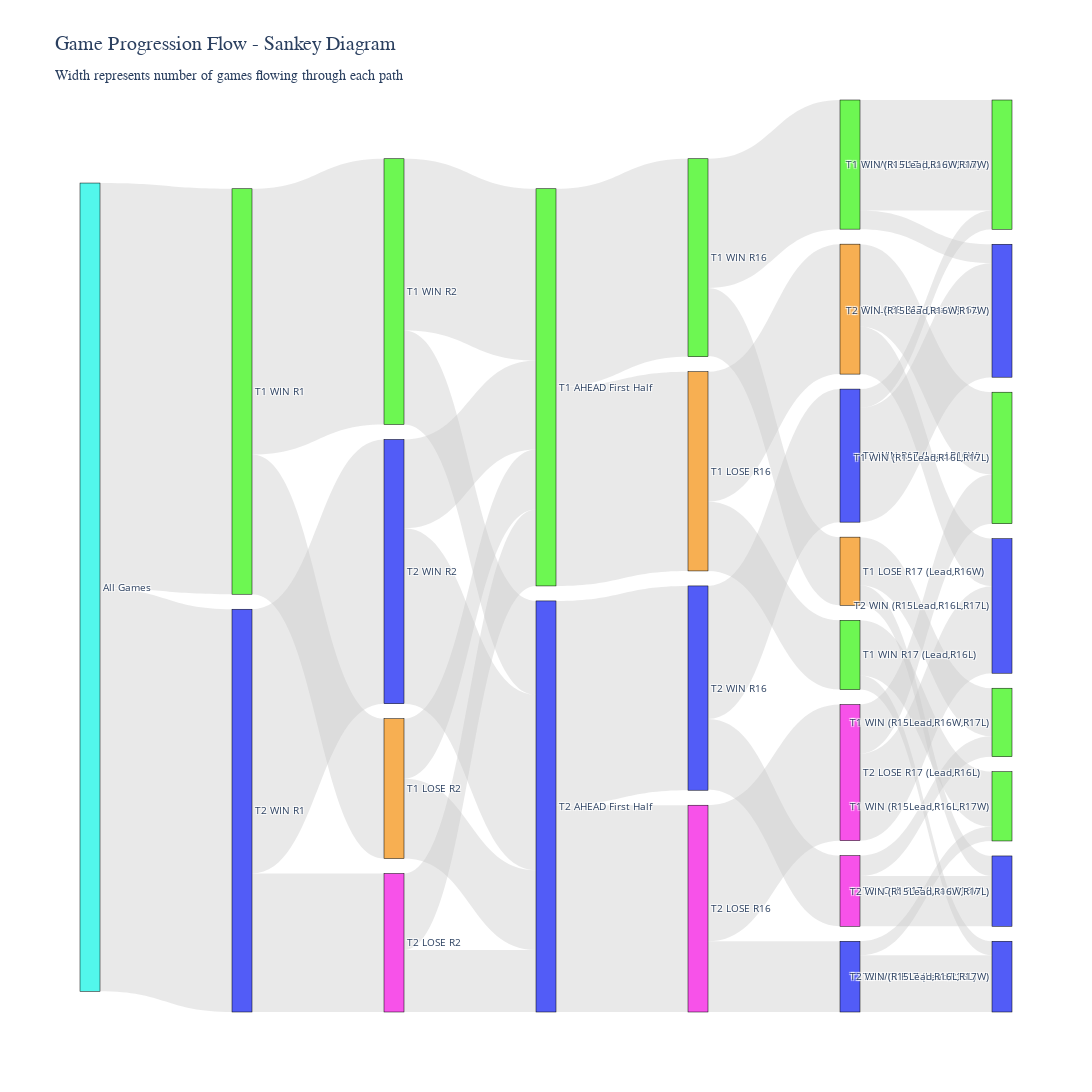

This figure's notebook cell:
### Code cell
# ============================================================================
# SANKEY DIAGRAM - Interactive flow visualization
# ============================================================================

import plotly.graph_objects as go

def create_sankey_data():
    """Build Sankey diagram source/target/value arrays"""
    
    # Node labels (indexed)
    labels = [
        "All Games",  # 0
        
        # R1 level
        "T1 WIN R1", "T2 WIN R1",  # 1, 2
        
        # R2 level - T1 path
        "T1 WIN R2", "T1 LOSE R2",  # 3, 4
        # R2 level - T2 path
        "T2 WIN R2", "T2 LOSE R2",  # 5, 6
        
        # R15 level - T1 win
        "T1 AHEAD First Half",   # 7, 
        # R15 level - T2 loss
        "T2 AHEAD First Half",   # 8, 
        
        # R16 level - T1 paths (2 nodes)
        "T1 WIN R16", "T1 LOSE R16",  # 9, 10
        
        # R16 level - T2 paths (2 nodes)
        "T2 WIN R16", "T2 LOSE R16",  # 11, 12

        
        # R17 level - T1 paths (4 nodes)
        "T1 WIN R17 (Lead,R16W)", "T1 LOSE R17 (Lead,R16W)",  # 13, 14
        "T1 WIN R17 (Lead,R16L)", "T1 LOSE R17 (Lead,R16L)",  # 15, 16
        
        # R17 level - T2 paths (4 nodes)
        "T2 WIN R17 (Lead,R16W)", "T2 LOSE R17 (Lead,R16W)",  # 17, 18
        "T2 WIN R17 (Lead,R16L)", "T2 LOSE R17 (Lead,R16L)",  # 19, 20

        # Final outcomes - T1 (4 nodes)
        "T1 WIN (R15Lead,R16W,R17W)", #21
        "T1 WIN (R15Lead,R16W,R17L)", #22
        "T1 WIN (R15Lead,R16L,R17W)", #23
        "T1 WIN (R15Lead,R16L,R17L)", #24

        # Final outcomes - T2 (8 nodes)
        "T2 WIN (R15Lead,R16W,R17W)", #25
        "T2 WIN (R15Lead,R16W,R17L)", #26
        "T2 WIN (R15Lead,R16L,R17W)", #27
        "T2 WIN (R15Lead,R16L,R17L)", #28
    ]
    
    sources = []
    targets = []
    values = []
    
    # Root to R1
    sources.extend([0, 0])
    targets.extend([1, 2])
    values.extend([r1_counts['t1_wins'], r1_counts['t2_wins']])
    
    # R1 to R2
    sources.extend([1, 1, 2, 2])
    targets.extend([3, 4, 5, 6])
    values.extend(t1_r2_branches + t2_r2_branches)
    
    # R2 to R15 - Merge paths - Lead
    sources.extend([3, 3, 4, 4, 5, 5, 6, 6])
    targets.extend([7, 8, 7, 8, 8, 7, 8, 7])
    values.extend(t1r1w_t1r2w_r15 + t1r1w_t1r2l_r15 + t2r1w_t2r2w_r15 + t2r1w_t2r2l_r15)
    
    # R15 to R16 
    sources.extend([7, 7, 8, 8])
    targets.extend([9, 10, 11, 12])
    values.extend(t1_r16_branches + t2_r16_branches)
    
    # R16 to R17 - T1 paths
    sources.extend([9, 9, 10, 10])
    targets.extend([13, 14, 15, 16])
    values.extend(t1h1l_t1r16w_r17 + t1h1l_t1r16l_r17)

    # R16 to R17 - T2 paths
    sources.extend([11, 11, 12, 12])
    targets.extend([17, 18, 19, 20])
    values.extend(t2h1l_t2r16w_r17 + t2h1l_t2r16l_r17)
    
    # R17 to Final - T1 paths
    t1_r17_indices = [13, 13, 14, 14, 15, 15, 16, 16]
    t1_final_indices = [21, 25, 22, 26, 23, 27, 24, 28]
    sources.extend(t1_r17_indices)
    targets.extend(t1_final_indices)
    t1_final_values = [v for path_counts in t1_final_counts.values() for v in path_counts]
    values.extend(t1_final_values)
    
    # R16 to Final - T2 paths
    t2_r17_indices = [17, 17, 18, 18, 19, 19, 20, 20]
    t2_final_indices = [25, 21, 26, 22, 27, 23, 28, 24]
    sources.extend(t2_r17_indices)
    targets.extend(t2_final_indices)
    t2_final_values = [v for path_counts in t2_final_counts.values() for v in path_counts]
    values.extend(t2_final_values)
    
    return labels, sources, targets, values

# Create Sankey diagram
print("Building Sankey diagram...")
labels, sources, targets, values = create_sankey_data()

# Color scheme
node_colors = []
for label in labels:
    if "T1 WIN" in label or "T1 AHEAD" in label:
        node_colors.append("rgba(73, 245, 39, 0.8)")  # Green
    elif "T1 LOSE" in label or "T1 BEHIND" in label:
        node_colors.append("rgba(245, 155, 39, 0.8)")  # Orange
    elif "T2 WIN" in label or "T2 AHEAD" in label:
        node_colors.append("rgba(39, 52, 245, 0.8)")  # Blue
    elif "T2 LOSE" in label or "T2 BEHIND" in label:
        node_colors.append("rgba(245, 39, 228, 0.8)")  # Purple
    elif "All Games" in label or "T1" in label or "T2" in label:
        node_colors.append("rgba(39, 245, 232, 0.8)")  # Turquoise
    else:
        node_colors.append("rgba(223, 230, 233, 0.8)")  # Gray

fig = go.Figure(data=[go.Sankey(
    node=dict(
        pad=15,
        thickness=20,
        line=dict(color="black", width=0.5),
        label=labels,
        color=node_colors
    ),
    link=dict(
        source=sources,
        target=targets,
        value=values,
        color="rgba(200, 200, 200, 0.4)"
    )
)])

fig.update_layout(
    title=dict(
        text="Game Progression Flow - Sankey Diagram<br><sub>Width represents number of games flowing through each path</sub>",
        font=dict(size=20, family="Arial Black")
    ),
    font=dict(size=10),
    height=1200,
    width=1600,
)

fig.show()
exporter.export(fig, title="Game Progression Flow - Sankey Diagram")

# TODO: This graph can be improved. noteably, the last part is very chaotic. 
# Also potentially do not include category lose, instead only use t1 win/t2 win 
# and improve ordering of the bars (t1 top, t2 bottom)

### Figure 1 — Plotly figure (JSON) as saved in the notebook; plotly's stock layout.template omitted (floating-point values rounded to 4 significant figures)
{"data": [{"link": {"color": "rgba(200, 200, 200, 0.4)", "source": [0, 0, 1, 1, 2, 2, 3, 3, 4, 4, 5, 5, 6, 6, 7, 7, 8, 8, 9, 9, 10, 10, 11, 11, 12, 12, 13, 13, 14, 14, 15, 15, 16, 16, 17, 17, 18, 18, 19, 19, 20, 20], "target": [1, 2, 3, 4, 5, 6, 7, 8, 7, 8, 8, 7, 8, 7, 9, 10, 11, 12, 13, 14, 15, 16, 17, 18, 19, 20, 21, 25, 22, 26, 23, 27, 24, 28, 25, 21, 26, 22, 27, 23, 28, 24], "value": [50167, 49833, 32873, 17294, 32698, 17135, 21261, 11612, 7420, 9874, 21704, 10994, 7669, 9466, 24492, 24649, 25274, 25585, 15979, 8433, 8571, 16078, 16461, 8739, 8750, 16835, 13659, 2320, 5947, 2486, 6824, 1747, 10192, 5886, 14129, 2332, 6211, 2528, 7006, 1744, 10754, 6081]}, "node": {"color": ["rgba(39, 245, 232, 0.8)", "rgba(73, 245, 39, 0.8)", "rgba(39, 52, 245, 0.8)", "rgba(73, 245, 39, 0.8)", "rgba(245, 155, 39, 0.8)", "rgba(39, 52, 245, 0.8)", "rgba(245, 39, 228, 0.8)", "rgba(73, 245, 39, 0.8)", "rgba(39, 52, 245, 0.8)", "rgba(73, 245, 39, 0.8)", "rgba(245, 155, 39, 0.8)", "rgba(39, 52, 245, 0.8)", "rgba(245, 39, 228, 0.8)", "rgba(73, 245, 39, 0.8)", "rgba(245, 155, 39, 0.8)", "rgba(73, 245, 39, 0.8)", "rgba(245, 155, 39, 0.8)", "rgba(39, 52, 245, 0.8)", "rgba(245, 39, 228, 0.8)", "rgba(39, 52, 245, 0.8)", "rgba(245, 39, 228, 0.8)", "rgba(73, 245, 39, 0.8)", "rgba(73, 245, 39, 0.8)", "rgba(73, 245, 39, 0.8)", "rgba(73, 245, 39, 0.8)", "rgba(39, 52, 245, 0.8)", "rgba(39, 52, 245, 0.8)", "rgba(39, 52, 245, 0.8)", "rgba(39, 52, 245, 0.8)"], "label": ["All Games", "T1 WIN R1", "T2 WIN R1", "T1 WIN R2", "T1 LOSE R2", "T2 WIN R2", "T2 LOSE R2", "T1 AHEAD First Half", "T2 AHEAD First Half", "T1 WIN R16", "T1 LOSE R16", "T2 WIN R16", "T2 LOSE R16", "T1 WIN R17 (Lead,R16W)", "T1 LOSE R17 (Lead,R16W)", "T1 WIN R17 (Lead,R16L)", "T1 LOSE R17 (Lead,R16L)", "T2 WIN R17 (Lead,R16W)", "T2 LOSE R17 (Lead,R16W)", "T2 WIN R17 (Lead,R16L)", "T2 LOSE R17 (Lead,R16L)", "T1 WIN (R15Lead,R16W,R17W)", "T1 WIN (R15Lead,R16W,R17L)", "T1 WIN (R15Lead,R16L,R17W)", "T1 WIN (R15Lead,R16L,R17L)", "T2 WIN (R15Lead,R16W,R17W)", "T2 WIN (R15Lead,R16W,R17L)", "T2 WIN (R15Lead,R16L,R17W)", "T2 WIN (R15Lead,R16L,R17L)"], "line": {"color": "black", "width": 0.5}, "pad": 15, "thickness": 20}, "type": "sankey"}], "layout": {"font": {"size": 10}, "height": 1200, "title": {"font": {"family": "Arial Black", "size": 20}, "text": "Game Progression Flow - Sankey Diagram<br><sub>Width represents number of games flowing through each path</sub>"}, "width": 1600}}
